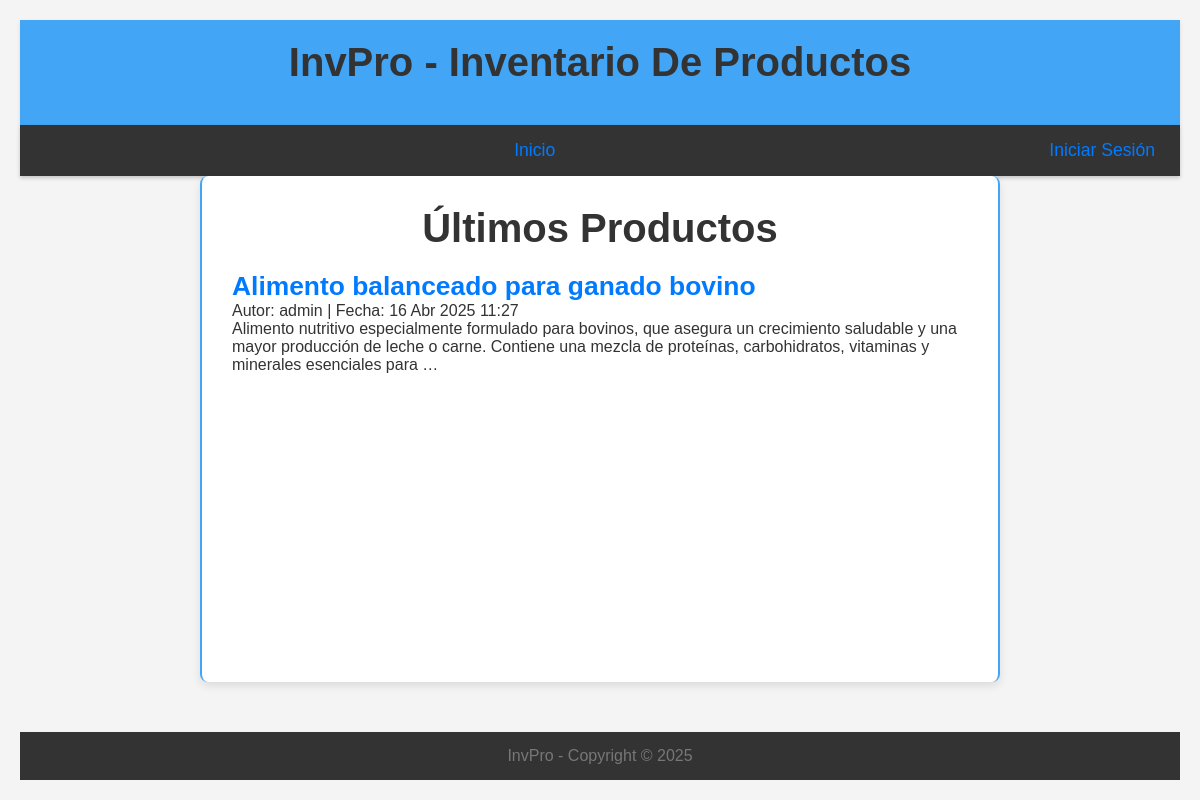
The page / on the database its author committed.
### producto/models.py (models this page shows, shortened)
class Producto(models.Model):
    nombre = models.CharField(max_length=200)
    descripcion = models.TextField()
    precio = models.DecimalField(max_digits=10, decimal_places=2)
    cantidad = models.IntegerField()
    autor = models.ForeignKey(User, on_delete=models.CASCADE)  # Relación con usuario (quién maneja el producto)
    categoria = models.ForeignKey(Categoria, on_delete=models.SET_NULL, null=True, blank=True)  # Relación con categoría
    created_at = models.DateTimeField(auto_now_add=True)
    updated_at = models.DateTimeField(auto_now=True)

### producto/views.py (the view)
# urls.py: path('', views.index, name='index'),  # Página principal con productos
def index(request):
    productos_recientes = Producto.objects.all().order_by('-created_at')[:6]  # Últimos 6 productos
    return render(request, 'producto/index.html', {'productos_recientes': productos_recientes})

### producto/templates/producto/index.html (shortened to what this page needs)
{% extends 'producto/base.html' %}
{% load static %}
{% block extra_head %}
<link rel="stylesheet" href="{% static 'producto/css/index.css' %}">
{% endblock extra_head %}
{% block content %}
<h1>Últimos Productos</h1>
<div class="grid-productos">
    {% for producto in productos_recientes %}
    <div class="tarjeta-producto">
        <h2 class="producto-title">
            <a href="{% url 'detalle_producto' producto.id %}">{{ producto.nombre }}</a>
        </h2>
        <p class="producto-meta">
            Autor: {{ producto.autor.username }} | Fecha: {{ producto.created_at|date:"d M Y H:i" }}
        </p>
        <p class="producto-descripcion">
            {{ producto.descripcion|truncatewords:30 }}
        </p>
    </div>
    {% empty %}
    <p>No hay productos recientes.</p>
    {% endfor %}
</div>
{% endblock content %}

### producto/static/producto/css/base.css (style rules this page uses)
html, body { height: 100%; margin: 0; font-family: 'Segoe UI', Tahoma, Geneva, Verdana, sans-serif; }
body { display: flex; flex-direction: column; background-color: #f4f4f9; }
a { text-decoration: none; color: #ffffff; font-size: 1.1em; transition: color 0.3s ease; }

### producto/static/producto/css/index.css (style rules this page uses)
* { margin: 0; padding: 0; box-sizing: border-box; }
body { font-family: Arial, sans-serif; background-color: #f4f4f4; color: #333; display: flex; flex-direction: column; justify-content: center; align-items: center; min-height: 100vh; padding: 20px; }
h1 { font-size: 2.5em; color: #333; text-align: center; margin-bottom: 20px; }
a { color: #007bff; text-decoration: none; }

### rows shown on the page
Producto: nombre "Alimento balanceado para ganado bovino", autor.username "admin", created_at "16 Abr 2025 11:27", descripcion "Alimento nutritivo especialmente formulado para bovinos, que asegura un crecimiento saludable y una mayor producción de leche o carne. Contiene una mezcla de proteínas, carbohidratos, vitaminas y minerales esenciales para …"
